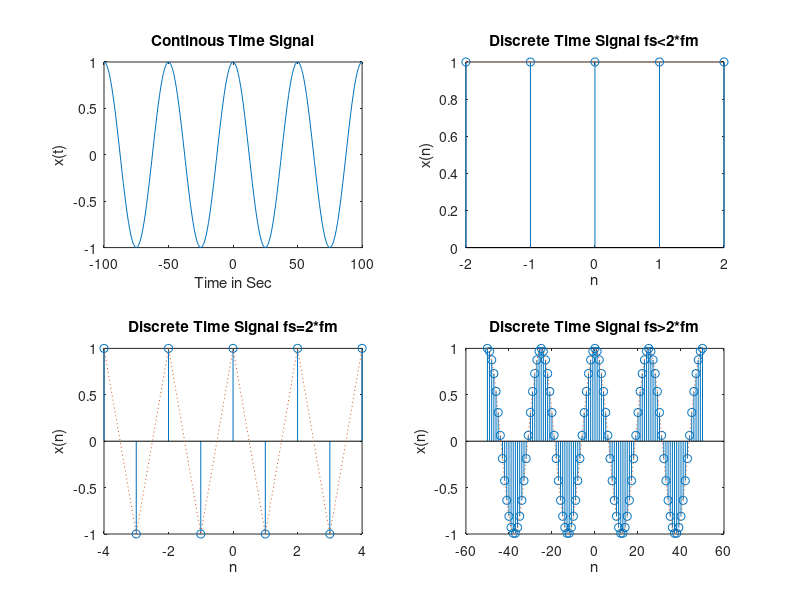

The MATLAB script that drew this image:
% To Verify Sampling Theorem :
clear all;
close all;
clc;
t=-100:01:100;
fm=0.02;
x=cos(2*pi*fm*t);
subplot(2,2,1)
plot(t,x);
xlabel('Time in Sec');
ylabel('x(t)');
title('Continous Time Signal');
fs1=0.01; %Under-Sampling
n1=-2:2;
x1=cos(2*pi*fm*n1/fs1);
subplot(2,2,2)
stem(n1,x1);
hold on;
subplot(2,2,2)
plot(n1,x1,':')
title('Discrete Time Signal fs<2*fm');
xlabel('n');
ylabel('x(n)');
fs2=0.04; %Nyqusit Rate
n2=-4:4;
x2=cos(2*pi*fm*n2/fs2);
subplot(2,2,3)
stem(n2,x2);
hold on;
subplot(2,2,3)
plot(n2,x2,':')
title('Discrete Time Signal fs=2*fm');
xlabel('n');
ylabel('x(n)');
fs3=0.5; %Over-Sampling
n3=-50:50;
x3=cos(2*pi*fm*n3/fs3);
subplot(2,2,4)
stem(n3,x3);
hold on;
subplot(2,2,4)
plot(n3,x3,':')
title('Discrete Time Signal fs>2*fm');
xlabel('n');
ylabel('x(n)');